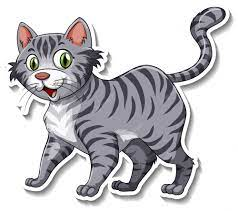
#> input picture Resnet/test/cat1.jpg, 238 x 211 px; its folder holds 4 pictures in this run
$ python resizepic.py
#> lines starting #> are read from the running program, lines starting #| are printed output that depends on the picture
import os
from PIL import Image

def resize_images(input_dir, size=(32, 32), suffix="32"):
#> called with input_dir = './test', size = (32, 32), suffix = '32'
    supported_extensions = ['.png', '.jpg', '.jpeg', '.bmp']

    # 如果不存在，则创建子目录
    output_dir = os.path.join(input_dir, "32x32")
    if not os.path.exists(output_dir):
        os.makedirs(output_dir)

    # 筛选支持的图像文件
    image_filenames = [f for f in os.listdir(input_dir) if any(f.lower().endswith(ext) for ext in supported_extensions)]

    for image_filename in image_filenames:
        input_image_path = os.path.join(input_dir, image_filename)
        image = Image.open(input_image_path)
#> image is the input picture: PIL image 238x211 RGB; mean R, G, B 199.5, 198.1, 201.3

        # 调整图像大小
        resized_image = image.resize(size)
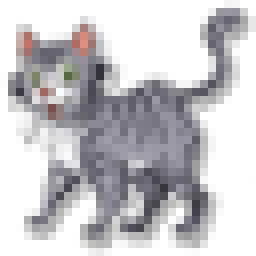
#> resized_image: PIL image 32x32 RGB (shown 8 times larger); mean R, G, B 199.3, 197.8, 201.1

        # 在文件名中添加后缀
        output_filename = os.path.splitext(image_filename)[0] + suffix + os.path.splitext(image_filename)[1]
        output_image_path = os.path.join(output_dir, output_filename)

        # 保存调整大小的图像
        resized_image.save(output_image_path)
#> pass 2 of the loop in resize_images, `for image_filename in image_filenames:`:
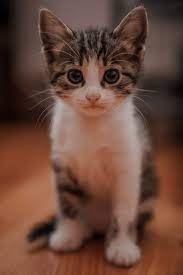
#> input picture Resnet/test/cat2.jpg, 183 x 275 px
#> in resize_images, image is the input picture: PIL image 183x275 RGB; mean R, G, B 105.2, 71, 57.6
#> in resize_images, `resized_image = image.resize(size)`:
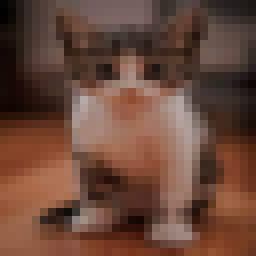
#> resized_image: PIL image 32x32 RGB (shown 8 times larger); mean R, G, B 105.2, 71, 57.6
#> pass 3 of the loop in resize_images, `for image_filename in image_filenames:`:
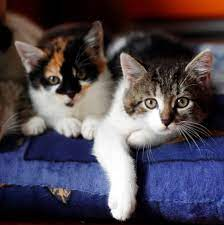
#> input picture Resnet/test/cat22.jpg, 224 x 225 px
#> in resize_images, image is the input picture: PIL image 224x225 RGB; mean R, G, B 78, 70.2, 80.7
#> in resize_images, `resized_image = image.resize(size)`:
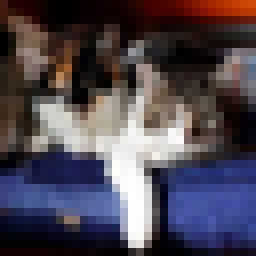
#> resized_image: PIL image 32x32 RGB (shown 8 times larger); mean R, G, B 78, 70.2, 80.7
#> the loop made 4 passes; the first 3 are shown

    print(f"Resized images have been saved to {output_dir}.")

# give me a main function

def main():
    # 从命令行读取目录
    import argparse
    parser = argparse.ArgumentParser()
    parser.add_argument('--inputdir', type=str, default='./test', help="Directory containing images for prediction")
    args = parser.parse_args()

    # 调整图像大小
    resize_images(args.inputdir)


if __name__ == "__main__":
    main()
